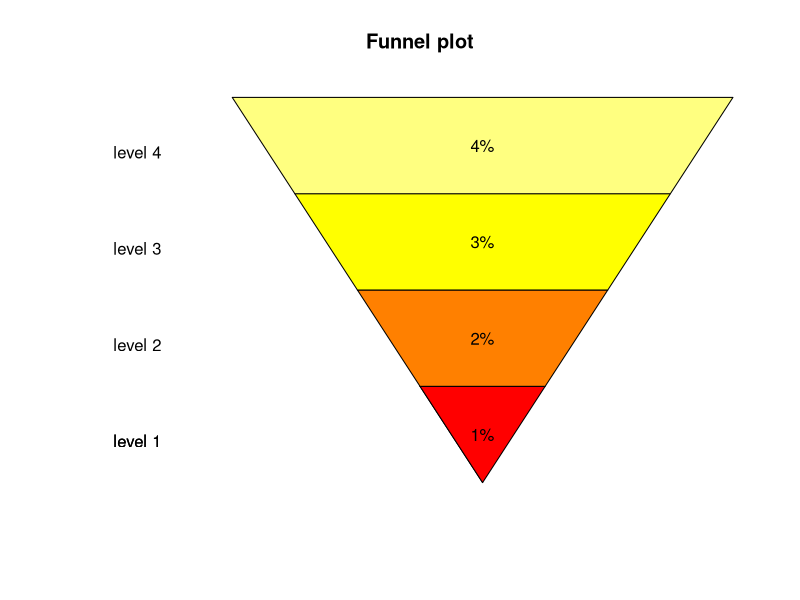

Write R code to recreate this figure.

funnelplot <- function(lvl = 4, labs, conversionrate) {

  if(missing(labs)) labs <- paste("level ", 1:lvl, sep='')
  if(missing(conversionrate)) conversionrate <- paste(seq(labs),'%',sep='')

  mx <- .6 # mid point of x
  lf <- c(x = 0.2, y = 1)
  rt <- c(x = 1, y = 1)
  bm <- c(x = mx,y = 0)


  lvl <- 4
  cols <- heat.colors(lvl)


  prop <- seq(0,1,length = lvl + 1)

  lx <- lf[1] * prop + bm[1] * ( 1 - prop ) # from midpoint to leftmost
  ly <- lf[2] * prop + bm[2] * ( 1 - prop ) # from 0 to 1
  rx <- rt[1] * prop + bm[1] * ( 1 - prop ) # from midpoint to rightmost
  ry <- rt[2] * prop + bm[2] * ( 1 - prop ) # from 0 to 1
  lab.y <- (tail(ly,-1) + head(ly,-1)) / 2 # label on the left


  plot(c(0,1),c(0,1),type='n'
    ,main='Funnel plot'
    ,xlab = ''
    , ylab=''
    , frame.plot = FALSE
    , axes = FALSE)

  for (i in 1:lvl) {
    if (i == 1) {

      polygon(x = c(lx[1:2], bm[1])
        ,y = c(ly[1:2], bm[1])
        ,col = cols[i])
        text(x = 0.01, y = lab.y[1]
        ,labels = labs[1]
        ,adj = c(0,1)
      )
      text(x = mx, y = lab.y[1],conversionrate[1]) # convertion rate
    }
    polygon(x = c(lx[c(i,i+1)], rev(rx[c(i,i+1)]))
      ,y = c(ly[c(i,i+1)],rev(ry[c(i,i+1)]))
      ,col = cols[i]
      )
    text(x = 0.01, y = lab.y[i]
      ,labels = labs[i]
      ,adj = c(0,1)
      )
    text(x = mx, y = lab.y[i],conversionrate[i])
  }
}

funnelplot()
